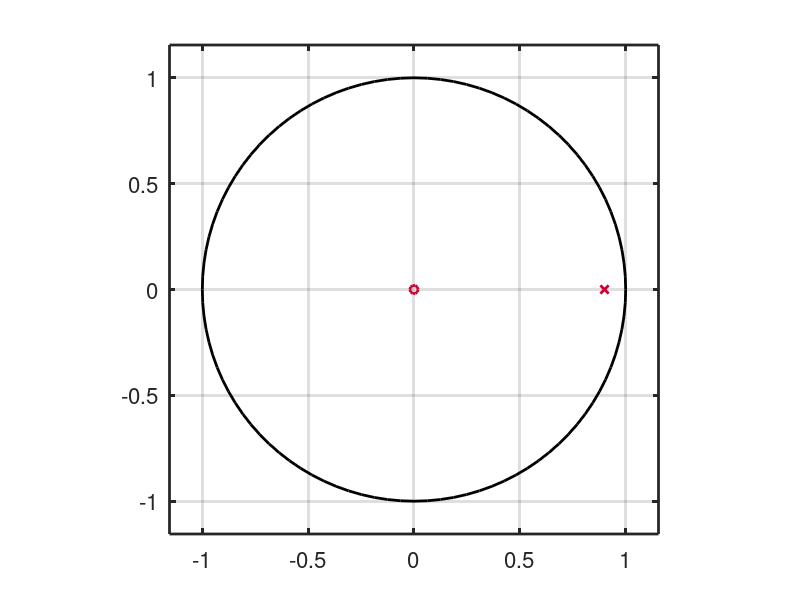
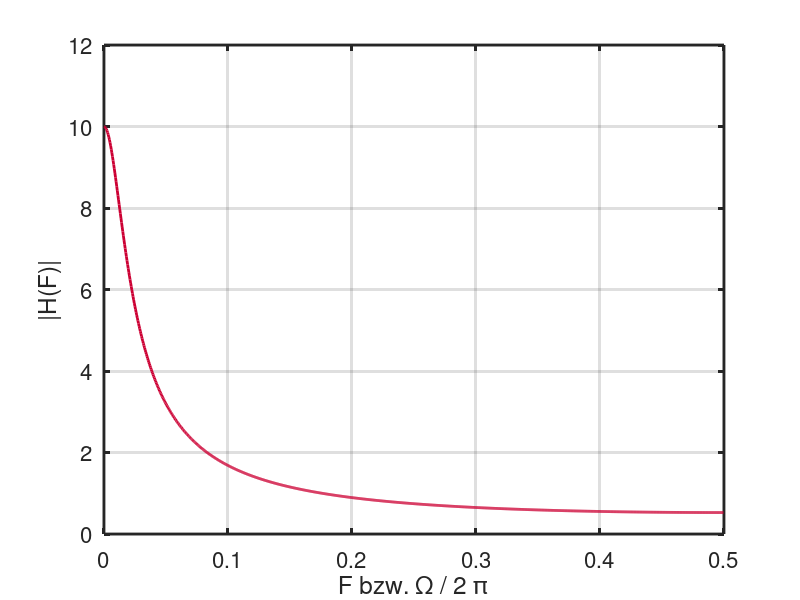
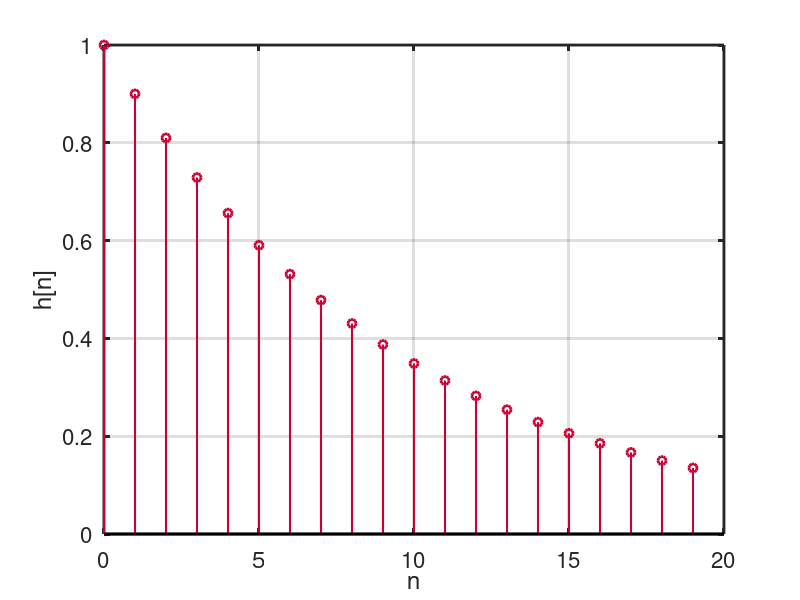

Reproduce these figures in MATLAB, in order.
%===============================================
% ueb_LTI_F_IIR_allgemein_m.m
%
% Einfaches IIR-Filter im Zeit- und Frequenzbereich in Matlab
% 
% (c) 2013 Christian Münker - Files zur Vorlesung "DSV auf FPGAs"
%===============================================
set(0,'DefaultAxesColorOrder', [0.8 0 0.2; 0 1 0; 0 0 1], ...
      'DefaultAxesLineStyleOrder','-|--|:|-.');

set(0,'DefaultAxesUnits','normalized');      
set(0,'DefaultAxesFontSize',16);
set(0,'defaultTextFontSize',16);
set(0,'defaultLineMarkerSize', 6);

set(0,'defaultaxeslinewidth',2);
set(0,'defaultlinelinewidth',2);
close all; % alle Plot-Fenster schließen
clear all; % alle Variablen aus Workspace löschen
%
alpha = 0.9; f_S = 1; 
b = [1 0]; % z + 0
% b = [1 0 0]; % z^2 + 0
a = [1 -alpha]; % z - 0.9;
%a = [1 +alpha]; % z + 0.9;
%a = [1 0 -alpha]; % z^2 - 0.9;
%a = [1 0 +alpha]; % z^2 - 0.9; 
figure(1); 
zplane(b,a);  % P/N Diagramm
%
[H,F]=freqz(b,a,1024, f_S);
figure(2); 
plot(F,abs(H)); % Plotte H(f)
grid on; 
xlabel('F bzw. \Omega / 2 \pi'); 
ylabel('|H(F)|');
% N automatisch:
%[himp,t]=impz(b,a,[],f_S); 
[himp,t]=impz(b,a,20,f_S); 
figure(3); 
h1 = stem(t,himp);
set(h1,'Markersize',6,'Linewidth',1.5);
%
xlabel('n'); ylabel('h[n]'); 
grid on;